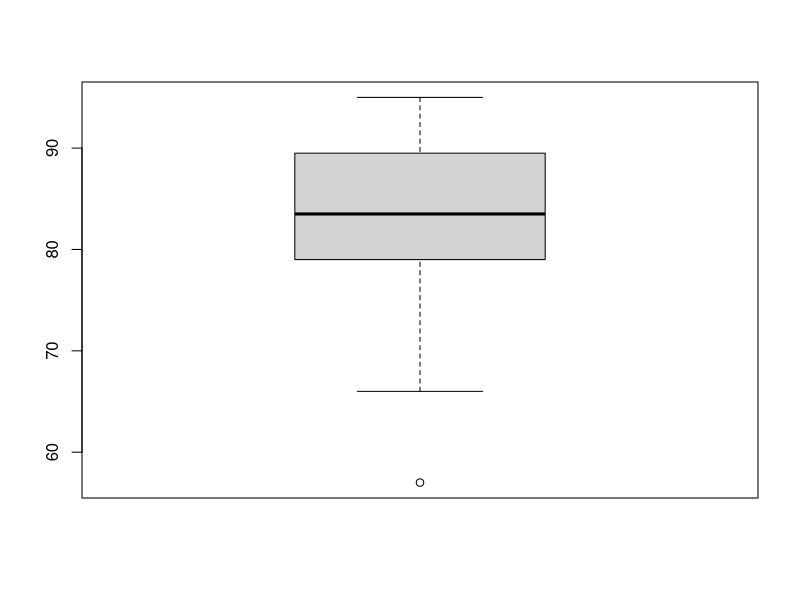
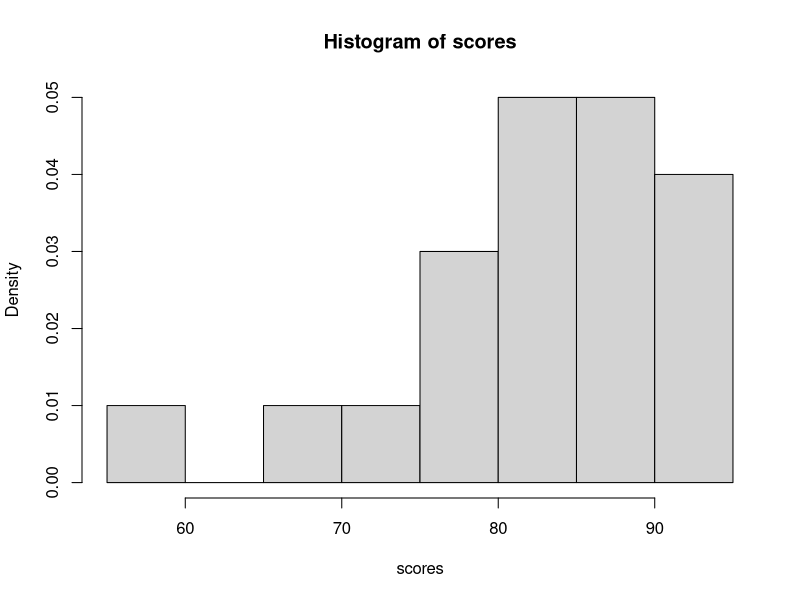

Write the R code that produced these figures, in order.
## ---- chunk 1
scores <- c(57, 66, 72, 78, 79, 79, 81, 81, 82, 83, 84, 87, 88, 88, 89, 90, 91, 92, 94, 95)

scores
## ---- chunk 2
print(mean(scores))
print(sd(scores))
print(median(scores))

getmode <- function(vec) {
  unique_vec = unique(vec)
  
  #print("matches:")
  #print(match(vec, unique_vec))
  #print("tabulate")
  #print(tabulate(match(vec. unique_vec)))
  #print("which index is maximum?")
  #print(which.max(tabulate(match(vec, unique_vec))))
  unique_vec[which.max(tabulate(match(vec, unique_vec)))]
}

print(getmode(scores))
## ---- chunk 3
Q1 <- quantile(scores, 0.25)
Q3 <- quantile(scores, 0.75)
IQR <- IQR(scores)

no_outliers <- subset(scores, (scores < (Q1 - 1.5*IQR)) | (scores > (Q3 + 1.5*IQR)))

print(no_outliers)
## ---- chunk 4
boxplot(scores)
## ---- chunk 5
hist(scores, prob=TRUE)
